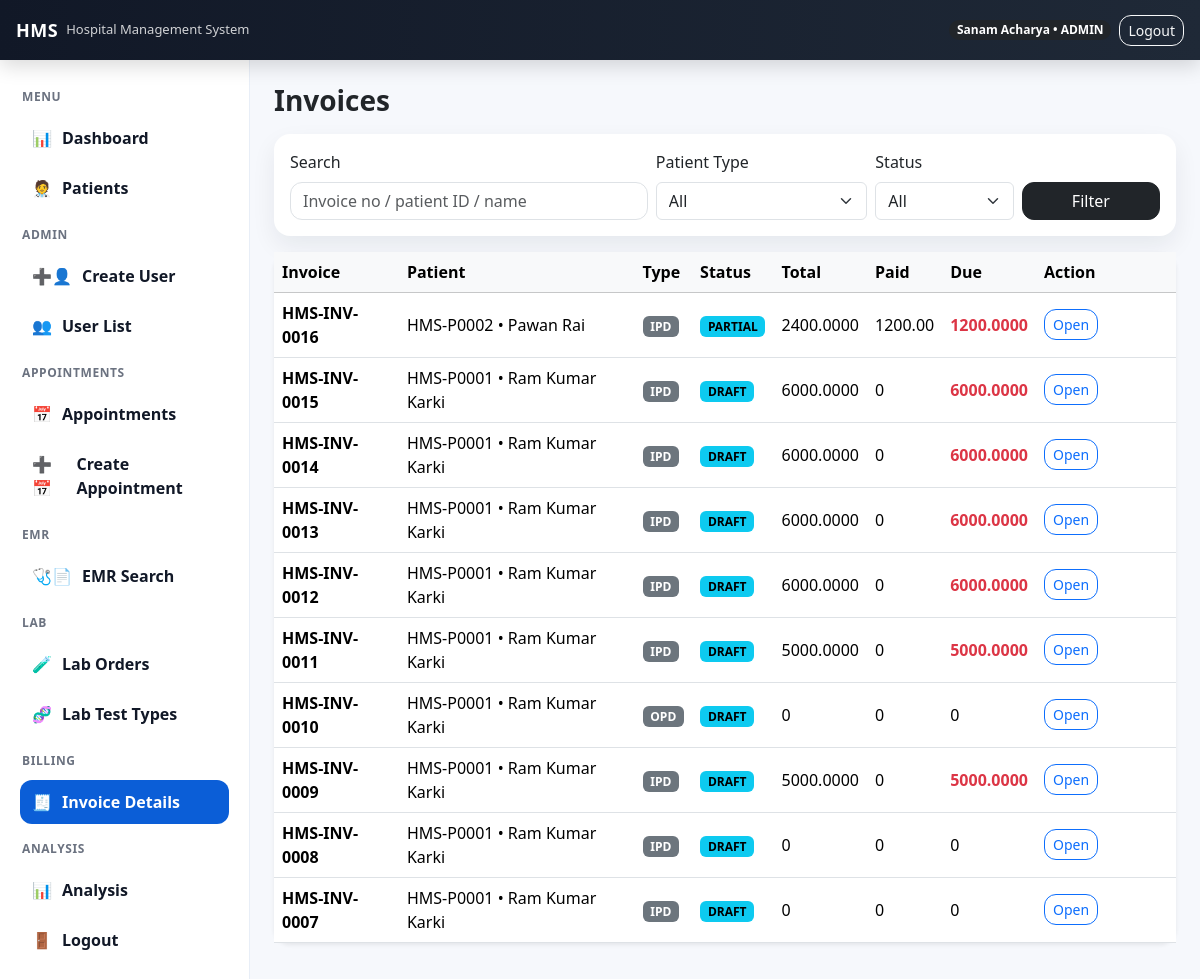
The page /billing/invoices/ (signed in) on the database its author committed.
### accounts/models.py (models this page shows, shortened)
class User(AbstractUser):
    class Role(models.TextChoices):
        ADMIN = 'ADMIN', 'Admin'
        DOCTOR = 'DOCTOR', 'Doctor'
        NURSE = 'NURSE', 'Nurse'
        RECEPTION = 'RECEPTION', 'Reception'
        LAB = 'LAB', 'Lab'
        PHARMACY = 'PHARMACY', 'Pharmacy'
        HR = 'HR', 'HR'
        CASHIER = "CASHIER", "Cashier"
        ACCOUNTANT = "ACCOUNTANT", "Accountant"
    full_name = models.CharField(max_length=150)
    phone_number = models.CharField(max_length=20, blank=True)
    email = models.EmailField(unique=True)
    role = models.CharField(max_length=20, choices=Role.choices, default=Role.RECEPTION)
    department = models.ForeignKey(
        Department, on_delete=models.SET_NULL, null=True, blank=True
    )
    specialization = models.ForeignKey(
        "Specialization",
        on_delete=models.SET_NULL,
        null=True,
        blank=True,
        related_name="doctors"
    )

class BillingInvoice(models.Model):
    class PatientType(models.TextChoices):
        OPD = "OPD", "Opd"
        IPD = "IPD", "Ipd"
    class Status(models.TextChoices):
        DRAFT = "DRAFT", "Draft"
        PARTIAL = "PARTIAL", "Partial"
        PAID = "PAID", "Paid"
        CANCELLED = "CANCELLED", "Cancelled"
    invoice_no = models.CharField(max_length=30, unique=True, blank=True, null=True)
    patient = models.ForeignKey("Patient", on_delete=models.CASCADE, related_name="invoices")
    patient_type = models.CharField(max_length=10, choices=PatientType.choices, default=PatientType.OPD)
    appointment = models.ForeignKey("Appointment", on_delete=models.SET_NULL, null=True, blank=True, related_name="invoices")
    lab_order = models.ForeignKey("LabOrder", on_delete=models.SET_NULL, null=True, blank=True, related_name="invoices")
    admission = models.ForeignKey("Admission", on_delete=models.SET_NULL, null=True, blank=True, related_name="invoices")
    status = models.CharField(max_length=15, choices=Status.choices, default=Status.DRAFT)
    discount = models.DecimalField(max_digits=10, decimal_places=2, default=0)
    tax = models.DecimalField(max_digits=10, decimal_places=2, default=0)
    created_by = models.ForeignKey(settings.AUTH_USER_MODEL, on_delete=models.SET_NULL, null=True, related_name="created_invoices")
    created_at = models.DateTimeField(auto_now_add=True)
    @property
    def subtotal(self):
        return sum((i.line_total for i in self.items.all()), Decimal("0"))
    @property
    def grand_total(self):
        total = self.subtotal + (self.tax or 0) - (self.discount or 0)
        return total if total > 0 else Decimal("0")
    @property
    def paid_amount(self):
        return sum((p.amount for p in self.payments.all()), Decimal("0"))
    @property
    def due_amount(self):
        due = self.grand_total - self.paid_amount
        return due if due > 0 else Decimal("0")

class Patient(models.Model):
    patient_id = models.CharField(max_length=20, unique=True, editable=False)
    full_name = models.CharField(max_length=150)
    phone_number = models.CharField(max_length=20, blank=True)
    email = models.EmailField(blank=True, null=True)
    address = models.CharField(max_length=255, blank=True)
    gender = models.CharField(max_length=10, choices=[("MALE", "Male"), ("FEMALE", "Female"), ("OTHER", "Other")], blank=True)
    dob = models.DateField(blank=True, null=True)
    created_at = models.DateTimeField(auto_now_add=True)
    assigned_doctor = models.ForeignKey(
        settings.AUTH_USER_MODEL,
        on_delete=models.SET_NULL,
        null=True,
        blank=True,
        related_name="assigned_patients",
        limit_choices_to={"role": "DOCTOR"}
    )

class BillingInvoiceItem(models.Model):
    invoice = models.ForeignKey(BillingInvoice, on_delete=models.CASCADE, related_name="items")
    description = models.CharField(max_length=200)
    qty = models.DecimalField(max_digits=10, decimal_places=2, default=1)
    unit_price = models.DecimalField(max_digits=10, decimal_places=2, default=0)
    lab_test_type = models.ForeignKey("LabTestType", on_delete=models.SET_NULL, null=True, blank=True)
    ward = models.ForeignKey("Ward", on_delete=models.SET_NULL, null=True, blank=True)
    bed = models.ForeignKey("Bed", on_delete=models.SET_NULL, null=True, blank=True)
    @property
    def line_total(self):
        return(self.qty or 0) * (self.unit_price or 0)

class BillingPayment(models.Model):
    class Method(models.TextChoices):
        CASH = "CASH", "Cash"
        CARD = "CARD", "Card"
        ESEWA = "ESEWA", "Esewa"
        KHALTI = "KHALTI", "Khalti"
        BANK = "BANK", "Bank Transfer"
    invoice = models.ForeignKey(BillingInvoice, on_delete=models.CASCADE, related_name="payments")
    amount = models.DecimalField(max_digits=10, decimal_places=2)
    method = models.CharField(max_length=10, choices=Method.choices, default=Method.CASH)
    received_by = models.ForeignKey(settings.AUTH_USER_MODEL, on_delete=models.SET_NULL, null=True, related_name="received_payments")
    received_at = models.DateTimeField(auto_now_add=True)
    note = models.CharField(max_length=200, blank=True, default="")

### accounts/views.py (the view)
# urls.py: path("billing/invoices/", invoice_list_view, name="invoice_list"),
@login_required
@roles_required("ADMIN", "CASHIER", "ACCOUNTANT")
def invoice_list_view(request):
    q = (request.GET.get("q") or "").strip()
    status = (request.GET.get("status") or "").strip()
    ptype = (request.GET.get("ptype") or "").strip()
    qs = BillingInvoice.objects.select_related("patient").order_by("-id")
    if q:
        qs = qs.filter(
            Q(invoice_no__icontains=q) |
            Q(patient__patient_id__icontains=q) |
            Q(patient__full_name__icontains=q)
        )
    if status:
        qs = qs.filter(status=status)
    if ptype:
        qs = qs.filter(patient_type=ptype)
    return render(request, "accounts/invoice_list.html", {
        "invoices": qs,
        "q": q,
        "status": status,
        "ptype": ptype,
        "status_choices": BillingInvoice.Status.choices,
        "ptype_choices": BillingInvoice.PatientType.choices,
    })

### templates/accounts/invoice_list.html (shortened to what this page needs)
{% extends "base.html" %}
{% block content %}
<div class="d-flex justify-content-between align-items-center mb-3">
  <h3 class="fw-bold mb-0">Invoices</h3>
</div>
<form method="get" class="card p-3 mb-3">
  <div class="row g-2 align-items-end">
    <div class="col-md-5">
      <label class="form-label">Search</label>
      <input class="form-control" name="q" value="{{ q }}" placeholder="Invoice no / patient ID / name">
    </div>
    <div class="col-md-3">
      <label class="form-label">Patient Type</label>
      <select class="form-select" name="ptype">
        <option value="">All</option>
      </select>
    </div>
    <div class="col-md-2">
      <label class="form-label">Status</label>
      <select class="form-select" name="status">
        <option value="">All</option>
      </select>
    </div>
    <div class="col-md-2 d-grid">
      <button class="btn btn-dark">Filter</button>
    </div>
  </div>
</form>
<div class="card shadow-sm">
  <div class="table-responsive">
    <table class="table table-hover mb-0 align-middle">
      <thead class="table-light">
        <tr>
          <th>Invoice</th>
          <th>Patient</th>
          <th>Type</th>
          <th>Status</th>
          <th>Total</th>
          <th>Paid</th>
          <th>Due</th>
          <th style="width:140px;">Action</th>
        </tr>
      </thead>
      <tbody>
        {% for inv in invoices %}
        <tr>
          <td class="fw-semibold">{{ inv.invoice_no }}</td>
          <td>{{ inv.patient.patient_id }} • {{ inv.patient.full_name }}</td>
          <td><span class="badge text-bg-secondary">{{ inv.patient_type }}</span></td>
          <td><span class="badge text-bg-info">{{ inv.status }}</span></td>
          <td>{{ inv.grand_total }}</td>
          <td>{{ inv.paid_amount }}</td>
          <td class="{% if inv.due_amount > 0 %}text-danger fw-bold{% endif %}">{{ inv.due_amount }}</td>
          <td>
            <a class="btn btn-sm btn-outline-primary" href="{% url 'invoice_detail' inv.id %}">Open</a>
          </td>
        </tr>
        {% empty %}
        <tr><td colspan="8" class="text-center text-muted py-4">No invoices found.</td></tr>
        {% endfor %}
      </tbody>
    </table>
  </div>
</div>
{% endblock %}

### templates/base.html (shortened to what this page needs)
{% load static %}
<!doctype html>
<html lang="en">
<head>
  <link href="https://cdn.jsdelivr.net/npm/bootstrap@5.3.3/dist/css/bootstrap.min.css" rel="stylesheet">
  <link rel="stylesheet" href="{% static 'css/style.css' %}">
</head>
<body class="hms-body">
  <header class="hms-topbar">
    <div class="container-fluid d-flex align-items-center justify-content-between px-3">
      <div class="d-flex align-items-center gap-2">
        <div class="hms-brand">HMS</div>
        <span class="hms-subtitle">Hospital Management System</span>
      </div>
      <div class="d-flex align-items-center gap-2">
        {% if user.is_authenticated %}
          <span class="badge rounded-pill text-bg-dark">
            {{ user.full_name }} • {{ user.role }}
          </span>
          <a class="btn btn-sm btn-outline-light" href="{% url 'logout' %}">Logout</a>
        {% else %}
          <a class="btn btn-sm btn-outline-light" href="{% url 'login' %}">Login</a>
        {% endif %}
      </div>
    </div>
  </header>
  <div class="hms-layout">
    {% if user.is_authenticated %}
      {% include "partials/sidebar.html" %}
    {% endif %}
    <main class="hms-main">
      <div class="container-fluid p-4">
        {% block content %}{% endblock %}
      </div>
    </main>
  </div>
</body>
</html>

### static/css/style.css (style rules this page uses)
html, body { height: 100%; }
.hms-body { background: #f6f8fc; margin: 0; font-family: system-ui, -apple-system, Segoe UI, Roboto, Arial, sans-serif; padding-top: 60px; }
.hms-topbar { height: 60px; background: linear-gradient(90deg, #111827, #1f2937); color: #fff; display: flex; align-items: center; position: fixed; top: 0; left: 0; right: 0; z-index: 9999; box-shadow: 0 6px 20px rgba(0,0,0,0.15); }
.hms-brand { font-weight: 800; letter-spacing: 0.5px; font-size: 18px; }
.hms-subtitle { font-size: 13px; opacity: 0.8; }
.hms-layout { display: flex; min-height: 100vh; }
.hms-main { flex: 1; height: calc(100vh - 60px); overflow: auto; }
.card { border: 0; border-radius: 16px; box-shadow: 0 10px 25px rgba(16, 24, 40, 0.07); }
.btn { border-radius: 12px; }
.form-control { border-radius: 12px; }

### rows shown on the page
User: full_name "Sanam Acharya", role "ADMIN"
BillingInvoice: invoice_no "HMS-INV-0016", patient.patient_id "HMS-P0002", patient.full_name "Pawan Rai", patient_type "IPD", status "PARTIAL", grand_total "2400.0000", paid_amount "1200.00", due_amount "1200.0000"
BillingInvoice: invoice_no "HMS-INV-0015", patient.patient_id "HMS-P0001", patient.full_name "Ram Kumar Karki", patient_type "IPD", status "DRAFT", grand_total "6000.0000", paid_amount "0", due_amount "6000.0000"
BillingInvoice: invoice_no "HMS-INV-0014", patient.patient_id "HMS-P0001", patient.full_name "Ram Kumar Karki", patient_type "IPD", status "DRAFT", grand_total "6000.0000", paid_amount "0", due_amount "6000.0000"
BillingInvoice: invoice_no "HMS-INV-0013", patient.patient_id "HMS-P0001", patient.full_name "Ram Kumar Karki", patient_type "IPD", status "DRAFT", grand_total "6000.0000", paid_amount "0", due_amount "6000.0000"
BillingInvoice: invoice_no "HMS-INV-0012", patient.patient_id "HMS-P0001", patient.full_name "Ram Kumar Karki", patient_type "IPD", status "DRAFT", grand_total "6000.0000", paid_amount "0", due_amount "6000.0000"
BillingInvoice: invoice_no "HMS-INV-0011", patient.patient_id "HMS-P0001", patient.full_name "Ram Kumar Karki", patient_type "IPD", status "DRAFT", grand_total "5000.0000", paid_amount "0", due_amount "5000.0000"
BillingInvoice: invoice_no "HMS-INV-0010", patient.patient_id "HMS-P0001", patient.full_name "Ram Kumar Karki", patient_type "OPD", status "DRAFT", grand_total "0", paid_amount "0", due_amount "0"
BillingInvoice: invoice_no "HMS-INV-0009", patient.patient_id "HMS-P0001", patient.full_name "Ram Kumar Karki", patient_type "IPD", status "DRAFT", grand_total "5000.0000", paid_amount "0", due_amount "5000.0000"
BillingInvoice: invoice_no "HMS-INV-0008", patient.patient_id "HMS-P0001", patient.full_name "Ram Kumar Karki", patient_type "IPD", status "DRAFT", grand_total "0", paid_amount "0", due_amount "0"
BillingInvoice: invoice_no "HMS-INV-0007", patient.patient_id "HMS-P0001", patient.full_name "Ram Kumar Karki", patient_type "IPD", status "DRAFT", grand_total "0", paid_amount "0", due_amount "0"
